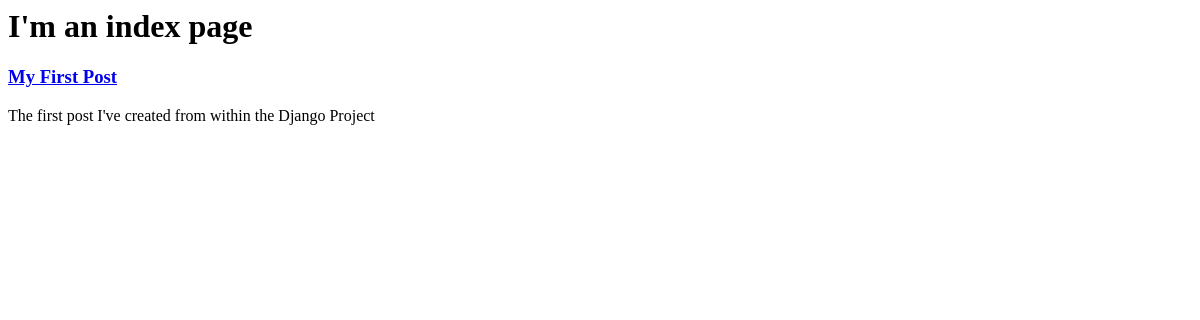
Before: / with the older database file.
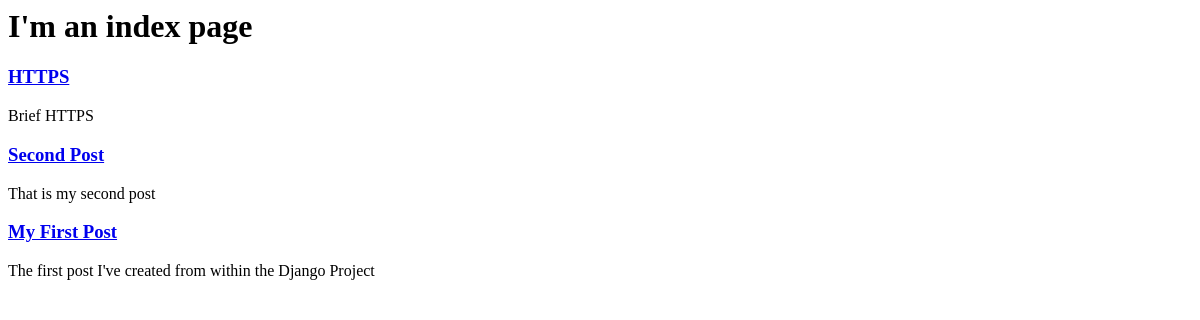
After: the same page with the newer database file.
### blog/models.py (models this page shows, shortened)
class Post(models.Model):
    title = models.CharField(max_length=255)
    slug = models.SlugField(max_length=255, unique=True) # id
    summary = models.CharField(max_length=300)
    content = models.TextField()
    published = models.BooleanField(default=True)
    created = models.DateTimeField(auto_now_add=True)
    class Meta:
        ordering = ['-created']

### blog/views.py (the view)
# urls.py: path('', blog_views.index),
def index(request):
    posts = Post.objects.all()
    return render(request, 'index.html', {'posts': posts})

### blog/templates/index.html
<h1> I'm an index page</h1>
{% for post in posts %}
    <div>
        <h3><a href="/post/{{post.slug}}"> {{post.title}} </a></h3>
        <p> {{post.summary}} </p>
    </div>
{% endfor %}

Changed rows visible on the page:
added Post: title "HTTPS", summary "Brief HTTPS"
added Post: title "Second Post", summary "That is my second post"
